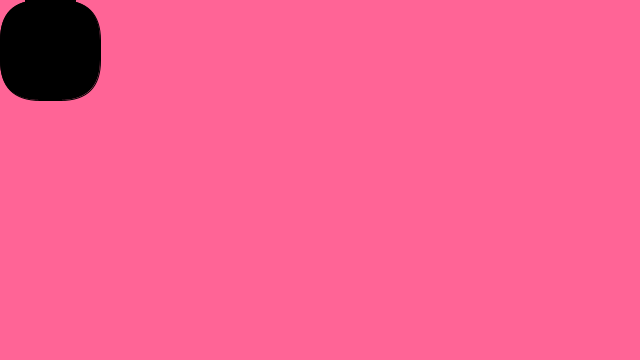
Frame 1 (no input)
Frame 60 (the mouse pressed at the canvas centre just before this capture): identical to frame 1, image omitted
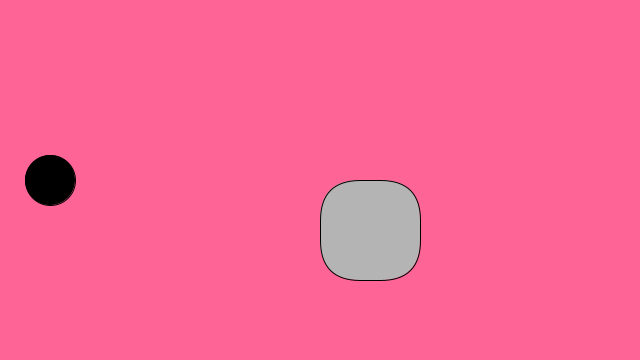
Frame 120 (the mouse held since frame 60 and released just before this capture)

The Processing sketch that drew these frames (run headless with seeded random() and noise(); from frame 60 on, the mouse is pressed at the canvas centre):

// Processing sketch: variables_4_1
// ── variables_4_1.pde
//A variable is a mechanism for dynamically storing a valuable. For example the value of 

//A computer has random access memory (RAM). Somewhere in the memory is the value of mouseX. What we want to do is build our own variable. mouseX is known as a built-variable.
//What we need now is a POINTER to some place in the computer's memory that we're gonna call circleX, that we're going to store some value in. This is a user-defined variable. 
//If we can make one variable, we can make lots of variables, and consequently we can make complicated programs with lots of different information. We're gonna start with 1 variable
//for one circle's coordinates.
//When we want to make a variable to store some sort of value we need to do this in 3 steps:
//#1 declare the variable
//#2 initialise the variable
//#3 use the variable (optional)
//There are instances in which we don't have to initialise a variable. But generally speaking it is very good practice to initialise our variables once we declare them.
//So, how do we declare a variable?
//we have to give it 2 things: a type, and a name, followed by a semi-colon. --> type name
//By type we mean data type. This is java, which is a type based language, so we need to always decalre the type.
//What are possible types? 
//int is a type, int stands for integer, so a whole number like 5 or negative 3.
//float is a type, meaning a decimal number, a floating point number, like 2.39317, or -439.4254
//There are a lot of other types too. You can look them up in the Processing reference.

//int circleX; //your varaibles name can be anything you like, but most of the time you want a variable name that works with whatever it is that you're using it for.
//variable names can have letters and numbers in them, but numbers can't be first. It is the convention to always have your variable name be lower case, you also want to aboid using 
//words that are key words that are reserved for other things in Processing.
//for now let's list our variables at the top of our code.
//The next step we need to do is to initialise our variable.
//Until now all of our lines of code have been function calls--> function name argument semi-colon
//Now we are going to write a line of code that is an assignment operation. That's what we do when we initialise a variable.

int circleX;
float circleY;
int bgred;
int bggreen;
float bgblue;
int side;
int radiustoo;

void setup(){
  size(640,360);
  circleX=50;//We are assigning circleX's value to 50. We are assigning circleX's value to 50. We could of done mathimatical calculations in assignment operations, for example 5 times 10 plus 2
  bgred=255;
  bggreen=100;
  bgblue=150;
  side=100;
  radiustoo=40;
}

void draw(){
  background(bgred, bggreen, bgblue);
  fill(mouseY);
  rect(mouseX, mouseY, side, side,radiustoo);
  fill(0);
  ellipse(circleX,mouseY,50,50);
}
